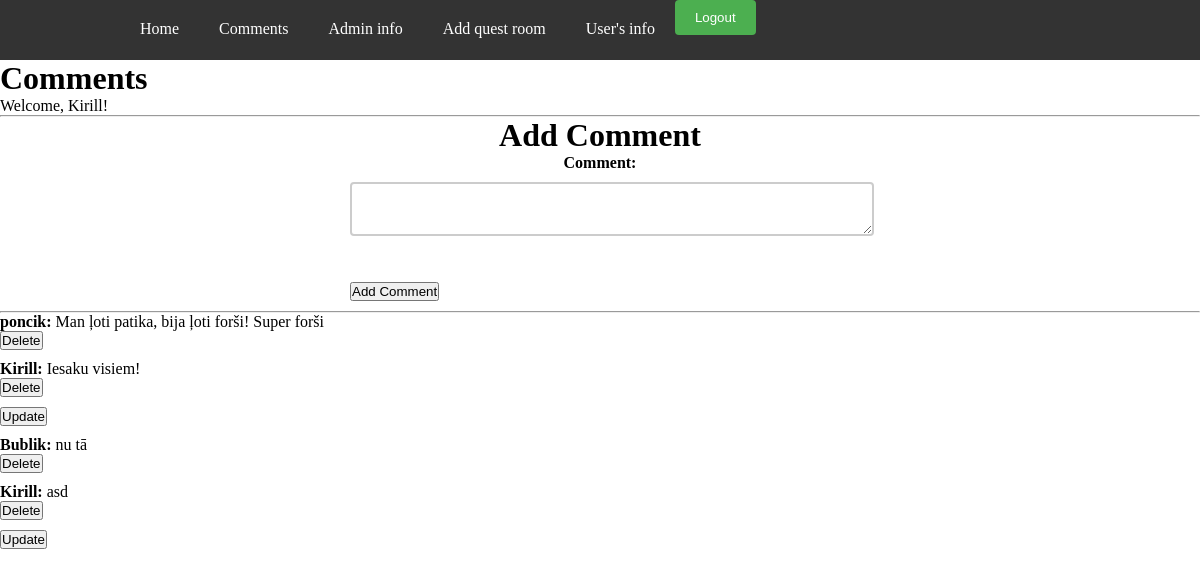
The page /comment/comment_page.php (signed in) on the database its author committed.
### tables this page shows
CREATE TABLE `comment` (
  `ID` int(11) NOT NULL,
  `comment` text NOT NULL,
  `user_id` int(11) DEFAULT NULL,
  `admin_id` int(11) DEFAULT NULL
);

CREATE TABLE `users` (
  `ID` int(11) NOT NULL,
  `nickname` varchar(128) NOT NULL,
  `password` varchar(128) NOT NULL,
  `email` varchar(128) NOT NULL,
  `name` varchar(128) NOT NULL,
  `surname` varchar(128) NOT NULL,
  `phoneNumber` int(30) NOT NULL
);

### admin/admin_comments.php (the view, shortened to what this page needs)
<?php
include '../includes/dbcon.php';
$query = "SELECT comment.id, comment.comment, users.nickname, admin.name AS admin_name, comment.user_id, comment.admin_id FROM comment LEFT JOIN users ON comment.user_id = users.ID LEFT JOIN admin ON comment.admin_id = admin.ID";
$result = mysqli_query($conn, $query);
if (mysqli_num_rows($result) > 0) {
    while ($row = mysqli_fetch_assoc($result)) {
        if ($row['admin_name']) {
            echo "<p><strong>" . $row['admin_name'] . ":</strong> " . $row['comment'];
            echo "<form method='post' action='../comment/delete_comment.php'>";
            echo "<input type='submit' value='Delete'>";
            echo "</form>";
        } else {
            echo "<p><strong>" . $row['nickname'] . ":</strong> " . $row['comment'];
            echo "<form method='post' action='../comment/delete_comment.php'>";
            echo "<input type='submit' value='Delete'>";
            echo "</form>";
        }
        if (isset($_SESSION['admin_id']) && $row['admin_id'] == $_SESSION['admin_id']) {
            echo "<form method='post' action='../comment/update_comment.php'>";
            echo "<input type='submit' value='Update'>";
            echo "</form>";
        } elseif (isset($_SESSION['user_id']) && $row['user_id'] == $_SESSION['user_id']) {
            echo "<form method='post' action='../comment/update_comment.php'>";
            echo "<input type='hidden' name='comment_id' value='" . $row['id'] . "'>";
            echo "<input type='submit' value='Update' disabled>";
            echo "</form>";
        }
        echo "</p>";
    }
} else {
    echo "No comments found.";
}
?>

### css/header.css (style rules this page uses)
* { margin: 0; padding: 0; }

### css/comment_form.css (style rules this page uses)
label, input, textarea { display: block; margin-bottom: 10px; }

### rows shown on the page
comment: user.nickname "poncik", comment "Man ļoti patika, bija ļoti forši! Super forši"
comment: admin.name "Kirill", comment "Iesaku visiem!"
comment: user.nickname "Bublik", comment "nu tā"
comment: admin.name "Kirill", comment "asd"

### other values the page prints
$_SESSION['admin_name'] "Kirill"
